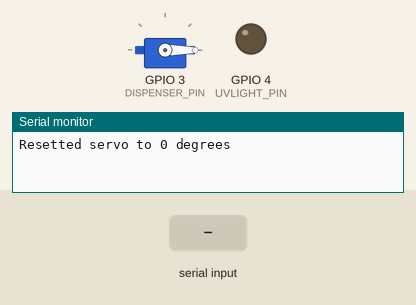
Simulated run of this sketch. Board: ESP32. Shown: servo, output pins drawn as LEDs (lit = HIGH), the last lines printed to the serial monitor. Inputs (shaded band) come from the test bench.

Above: at 1.2 s.
1.3 s: "s90\n" received over Serial
At 2.1 s:
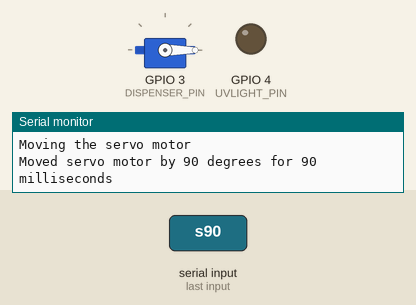
2.9 s: "u90\n" received over Serial
At 3.8 s:
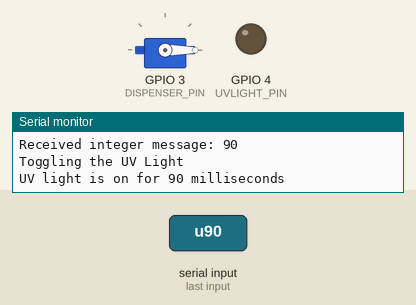
Timing chart, 0 to 5.9 s (numbered marks = the images above; inputs shaded):
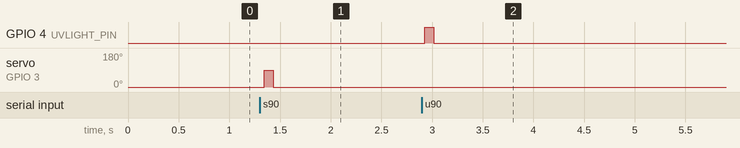

Measured:
- after the input at 1.3 s, servo on GPIO 3 (DISPENSER_PIN): 0° → 90° after 0.05 s, → 0° 0.09 s later
- after the input at 2.9 s, GPIO 4 (UVLIGHT_PIN): LOW → HIGH at once, → LOW 0.09 s later

The sketch:

Uno.ino
```cpp
// The arduino recieves from the esp32-cam
// We include the servo library
#include <Servo.h>

Servo dispenser;
#define UVLIGHT_PIN 4
#define DISPENSER_PIN 3

void setup() {
  Serial.begin(9600);
  // We use the PWM pin 3 for the servo motor
  dispenser.attach(DISPENSER_PIN);
  // Use pin 4 for the uv light (relay)
  pinMode(UVLIGHT_PIN, OUTPUT);

  dispenser.write(0); // Reset servo first
  Serial.print("Resetted servo to 0 degrees");

}

void loop() {
    while (Serial.available()) {
        char commandIdentifier = Serial.read(); // Get the first character
        int duration = Serial.parseInt();
        Serial.print("Received integer message: ");
        Serial.println(duration);
        if (commandIdentifier == 's') { // Means we move the servo motor
          Serial.println("Moving the servo motor");
          moveServoMotor(duration);
        } else if (commandIdentifier == 'u') { // Means we toggle the uv light
          Serial.println("Toggling the UV Light");
          toggleUVLight(duration);
        }
    }
}

// Pass number of seconds in milliseconds
void moveServoMotor(uint16_t duration) {
    Serial.print("Moved servo motor by 90 degrees for ");
    Serial.print(duration);
    Serial.print(" milliseconds");
    Serial.println();
    dispenser.write(90); // Turn 90 degrees
    delay(duration);
    dispenser.write(0);
}

// Pass number of seconds in milliseconds
void toggleUVLight(uint16_t duration) {
  Serial.print("UV light is on for ");
  Serial.print(duration);
  Serial.print(" milliseconds");
  Serial.println();
  digitalWrite(UVLIGHT_PIN, HIGH);
  delay(duration);
  digitalWrite(UVLIGHT_PIN, LOW);
}
```
